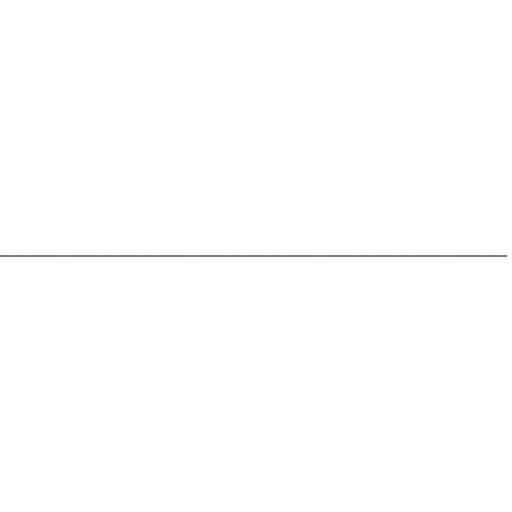
Frame 1 (no input)
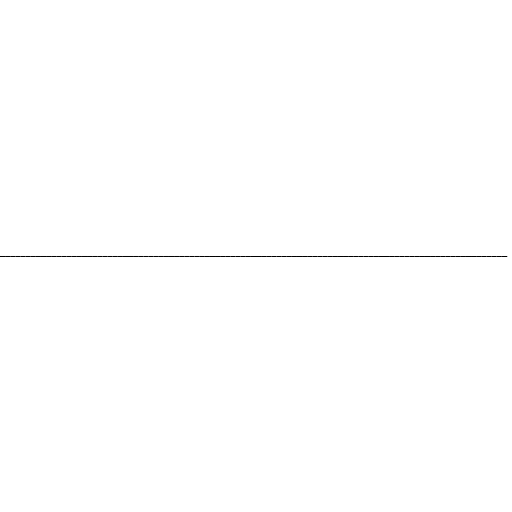
Frame 60 (no input)
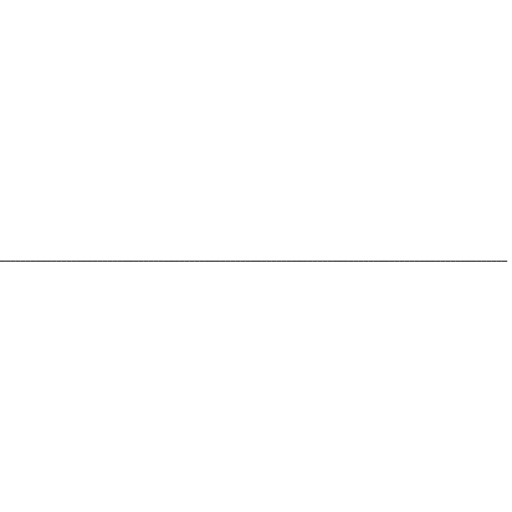
Frame 120 (the mouse pressed at the canvas centre since frame 60)

The p5.js sketch that drew these frames (run headless with seeded random() and noise() and a simulated clock; from frame 60 on, the mouse is pressed at the canvas centre):

// p5.js sketch
// ── sketch.js
/*
 Evolving Waves
*/


let line;
let sineGen;
let envs;
let showGraphs;
let dur;
let counter;

function preload()
{

}


function setup()
{
  createCanvas(512,512);
  frameRate(60);

  let vertices = [];
  for(let i = 0; i < 100; i++)
  {
    vertices.push(createVector(-width/2 + i * width/100,0));
  }

  sineGens = [];

  line = new ShiftLine(vertices);
  sineGen = new SineGen(1,100,0);

  data = calcSineEnv(100,0,PI,1,1.5);

  envs = {};

  envs['amp'] = new EnvelopeData(data);

  data = calcLinEnv(100,[0,1,0],[0.5,0.5])

  envs['inc'] = new EnvelopeData(data);

  dur = 20;
  counter = 0;

}

function draw()
{
  background(255);
  noFill();

  let p = (((millis()-counter)/1000)%dur)/dur;
  t = envs.amp.lin_value(p);

  sineGen.amp = t * 100;
  sineGen.freq =  map(t,0,1,0.001,0.25);

  let inc = map(envs.inc.lin_value(p), 0,1,PI/500,PI/50);
  sineGen.update(inc);


  //draw the shape
  stroke(0);
  translate(width/2,height/2);

  beginShape();
  for(let i = 0; i < 100; i++)
  {
    let v = line.calcVertex(i/100);
    let y = sineGen.value(i/100);
    vertex(v.x,v.y + y);
  }
  endShape();

  if(showGraphs)
  {
    let k = Object.keys(envs);

    for(let j = 0; j < k.length; j++)
    {
      //draw the envelope
      stroke(255,0,0);
      noFill();
      beginShape();
      for(let i = 0; i < 100; i++)
      {
        let y = -envs[k[j]].lin_value(i/100) * height/2;
        let x = -width/2 + i * width/100;
        vertex(x, y);
      }
      endShape();

    }

  }



}

function keyPressed()
{
  if(key == ' ')
  {
    counter = millis();
  }
  else if(key =='v')
  {
    showGraphs = !showGraphs;
  }
}

// ── helperClasses.js



class SimpleLine
{

  //a container for vertices - to be extended into other classes

  vertices;

  constructor(_vertices)
  {
    //data should be an array of values
    this.vertices = _vertices;
  }

  calcVertex(progress)
  {
    //progress should be values between 0 and 1
    progress = constrain(progress,0,1);
    var v = progress * this.vertices.length;
    var a = constrain(floor(v), 0, this.vertices.length -1);
    var remainder  = v - a;
    var b = constrain(a + 1, 0, this.vertices.length);

    return p5.Vector.lerp(this.vertices[a], this.vertices[b], remainder);
  }


}

class ShiftLine extends SimpleLine
{

  shiftVertex(vertex, offset)
  {
    for(let i = 0; i < this.vertices.length; i++)
    {
      this.vertices[i].add(offset);
    }

    this.vertices.shift();
    this.vertices.push(vertex);


  }


}

//////////////////////////////

class NoiseGen
{

  sampleVector;
  sampleCenter;
  sampleOffset;
  sampleInc; //move the noise by this vector
  sampleHeading;

  noiseAmp;

  constructor()
  {

    this.sampleCenter = createVector(random(0,99999), random(0,99999)); //start in a random position
    this.sampleVector = createVector(10,0);
    this.sampleOffset = p5.Vector.div(this.sampleVector, -2); // to draw the sample from the center
    this.sampleHeading = createVector(1,1);
    this.sampleInc = 0.05;
    this.noiseAmp = 50;

  }

  update()
  {
     this.sampleCenter.add(p5.Vector.mult(this.sampleHeading, this.sampleInc));
  }

  value(progress)
  {
    let np  = p5.Vector.mult(this.sampleVector, progress);
    np.add(this.sampleOffset); //set from the center

    let noiseVal = noise(
      this.sampleCenter.x + np.x,
      this.sampleCenter.y + np.y
    );

    let v = map(noiseVal,0.0,1.0,-this.noiseAmp, this.noiseAmp);

    return v;
  }

  setSampleTheta(theta)
  {
    let mag = this.sampleVector.mag();
    this.sampleVector.x = sin(theta);
    this.sampleVector.y = cos(theta);
    this.setSampleMagnitude(mag);
  }

  setSampleMagnitude(mag)
  {
    //println(mag);
    if(mag > 0)
    {
     this.sampleVector.setMag(mag);
     this.sampleOffset = p5.Vector.div(this.sampleVector, -2); // to draw the sample from the center
    }
  }

  setSampleHeading(theta)
  {
    //println(theta);
    this.sampleHeading.x = sin(theta);
    this.sampleHeading.y = cos(theta);
  }

  setSampleInc(inc)
  {
    this.sampleInc = inc;
  }



}

class SineGen
{
  //TODO add skewing functions ?

  freq;
  amp;
  phase;

  constructor(freq, amp, phase)
  {
    this.freq = freq;
    this.amp = amp;
    this.phase = phase;
  }

  update(phaseInc)
  {
    this.phase += phaseInc;
  }

  value(progress)
  {
    return sin(this.freq * progress * TWO_PI + this.phase) * this.amp;
  }

}

class EnvelopeData
{
  //container for normalised curves for time-based applications
  //TODO: implement other types of interpolation
  data;

  constructor(_data)
  {
    //data should be an array of values
    this.data = _data;
  }

  lin_value(progress)
  {
    //progress should be values between 0 and 1
    progress = constrain(progress,0,1);
    var v = progress * (this.data.length -1);
    var a = constrain(floor(v), 0, this.data.length -1);
    var remainder  = v - a;
    var b = constrain(a + 1, 0, this.data.length -1);

    //linear interpolation only for now
    var l = lerp(this.data[a],this.data[b],remainder);
    return l;
  }


}

class Toggle
{
  upper_threshold;
  lower_threshold;
  z;
  a;
  b;
  isActive;
  toggle;

  constructor()
  {
    this.upper_threshold = 0.008 ;
    this.lower_threshold = 0.005;
    this.a = 0.95;
    this.b = 1 - this.a;
    this.z = 0;
    this.isActive = false;
    this.toggle = false;
  }

  process(input)
  {
    this.z = input * this.a + this.z * this.b; //debouncing with a onepole

    if(this.z > this.upper_threshold && !this.isActive)
    {
        this.toggle = !this.toggle;
        this.isActive = true;
    }
    else if(this.z < this.lower_threshold && this.isActive)
    {
      this.isActive = false;
    }

  }

}

class OnePole
{

  z;
  a;
  b;
  sampleRate;
  time;
  targetVal;

  constructor(time,sampleRate=60)
  {
    this.sampleRate = sampleRate;
    this.setTime(time);
    this.z = 0;
    this.targetVal = 0;
  }

  process()
  {
    if(this.targetVal == this.z)
    {
      return
    }
    else
    {
      this.z = this.targetVal * this.a + this.z * this.b;
    }
  }

  setTime(time)
  {
    this.time = time;
    this.b = Math.exp(-1.0/(this.time * this.sampleRate));
    this.a = 1.0 - this.b;

  }

  reset()
  {
    this.setTime(this.time);
    this.z = 0.0;
  }

}

class OnePole2
{

  z;
  a_att;
  b_att;
  a_dec;
  b_dec;
  sampleRate;
  attTime;
  decTime;
  targetVal;

  constructor(att,dec, sampleRate=60)
  {
    this.sampleRate = sampleRate;
    this.setAttDec(att,dec);
    this.z = 0;
    this.targetVal = 0;
  }

  process()
  {
    if(this.targetVal == this.z)
    {
      return
    }
    else if(this.targetVal < this.z)
    {
      this.z = this.targetVal * this.a_dec + this.z * this.b_dec;
    }
    else
    {
      this.z = this.targetVal * this.a_att + this.z * this.b_att;
    }
  }

  setAttDec(attTime, decTime)
  {
    this.attTime = attTime;
    this.decTime = decTime;
    this.b_att = Math.exp(-1.0/(attTime * this.sampleRate));
    this.a_att = 1.0 - this.b_att;
    this.b_dec = Math.exp(-1.0/(decTime * this.sampleRate));
    this.a_dec = 1.0 - this.b_dec;
  }

  reset()
  {
    this.setAttDel(this.attTime, this.decTime);
    this.z = 0.0;
  }

}






////////////////////////////////// HELPER FUNCTIONS ////////////////////////

// Sine curves
function calcSineEnv(numPoints,start,end,mul=1,power=1)
{
  //calculates a portion of a sine function as an envelope

  let d = [];
  let r = end - start;

  for(let i = 0; i < numPoints; i++)
  {
    let v = sin(start + i * r/numPoints) * mul;
    d.push(v*abs(pow(v,power)));
  }

  return d;
}

function calcLinEnv(numPoints, values, durations, interpolation)
{
    //values is an array
    //durations is an array of one less length than values

    let d = [];
    normaliseSum(durations);
    normalise(values); // make sure we're dealing with 0 - 1 values

    for(let i = 0; i < durations.length; i++)
    {
      durations[i] *= numPoints;
      for(let j = 0; j < durations[i]; j++)
      {
        let t = j/durations[i];
        let va = values[i];
        let vb = values[i+1];
        let v = lerp(va,vb,t);

        let i_type = (Array.isArray(interpolation)) ? interpolation[i] : interpolation;

        if(typeof(i_type) == "number")
        {
          v = pow(v,i_type);
        }
        else if(i_type == "sine")
        {

        }

        d.push(v);
      }

    }

    return d;

}

function calcSplineEnv(numPoints,values,durations)
{
  normaliseSum(durations); // NB. do we want to do this ?

  let xs = [0];
  let total = 0;
  for(let i = 0; i < durations.length; i++)
  {
    total += durations[i];
    xs.push(total);
  }

  let ks = [];

  CSPL.getNaturalKs(xs, values, ks)	// in x values, in y values, out k value

  let d = [];
  let miny = 100;
  let maxy = -100;

  for(let i = 0; i < numPoints; i++)
  {
    let x = i/(numPoints - 1);
    let y = CSPL.evalSpline(x, xs, values, ks);
    d.push(y);


  }

  normalise(d);

  return d;

}


// Bezier curves
function calcBezierVertices(numPoints,controlPoints)
{
  //an arbitrary number of control points
  var d = [];
  for(let i = 0; i < numPoints; i++)
  {
    let t = i/(numPoints-1);

    let derivedVector  = deCasteljau(controlPoints,t);
    d.push(derivedVector);
  }
  return d;
}

function deCasteljau(vectors, t)
{
  //recursive algorithm to crunch bezier control points into a single vector
  let derivedVectors = [];

  for(let i = 0; i < vectors.length -1; i++)
  {
    derivedVectors.push(p5.Vector.lerp(vectors[i],vectors[i+1],t));
  }

  if(derivedVectors.length > 1)
  {
    return deCasteljau(derivedVectors,t);
  }
  else
  {
    return derivedVectors[0];
  }

}

//interpolation

function cubicInterpolate( a0, a1, a2, a3, p)
{

   var t0, t1, t2, t3, psq;

   psq = pow(p,2);
   t0 = a3 - a2 - a0 + a1;
   t1 = a0 - a1 - t0;
   t2 = a2 - a0;
   t3 = a1;

   return ( t0*p*psq + t1*psq + t2*p + t3 );
}



function normaliseSum(data)
{
  let t = 0;
  for(let i = 0; i < data.length; i++)
  {
    t += data[i];
  }

  for(let i = 0; i < data.length; i++)
  {
    data[i]/=t;
  }

  return data;

}

function normalise(data)
{

  let miny = Number.MAX_VALUE;
  let maxy = Number.MIN_VALUE;

  for(let i = 0; i < data.length; i++)
  {
    if(data[i] < miny)
    {
      miny = data[i];
    }

    if(data[i] > maxy)
    {
      maxy = data[i];
    }
  }

  let range = maxy - miny;

  for(let i = 0; i < data.length; i++)
  {
    data[i] /= range;
    data[i] -= miny; //shift back to zero
  }

}

///////////////////////////////////////// JUNK ////////////////////////////////////////////////
